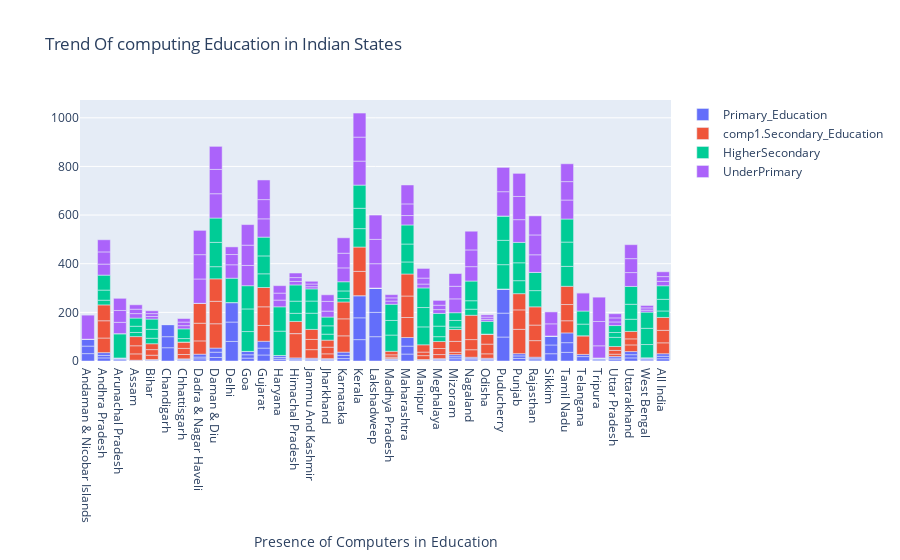

Source (notebook cell):
### Code cell
x = comp1.State_UT

trace_1 = {
    'x':x,
    'y':comp1.Primary_Only,
    'name':'Primary_Education',
    'type':'bar'
};
trace_2 = {
    'x':x,
    'y':comp1.Sec_Only,
    'name':'comp1.Secondary_Education',
    'type':'bar'
};

trace_3 = {
    'x':x,
    'y':comp1.HrSec_Only,
    'name':'HigherSecondary',
    'type':'bar',
};

trace_4 = {
    'x':x,
    'y':comp1.U_Primary_Only,
    'name':'UnderPrimary',
    'type':'bar',
};

data = [trace_1,trace_2,trace_3,trace_4]
layout = {
    'xaxis':{'title':'Presence of Computers in Education'},
    'barmode':'relative',
    'title':'Trend Of computing Education in Indian States',
}
fig = go.Figure(data = data,layout=layout)
iplot(fig)

### Figure 1 — Plotly figure (JSON) as saved in the notebook; plotly's stock layout.template omitted (floating-point values rounded to 4 significant figures)
{"data": [{"name": "Primary_Education", "type": "bar", "x": ["Andaman & Nicobar Islands", "Andaman & Nicobar Islands", "Andaman & Nicobar Islands", "Andhra Pradesh", "Andhra Pradesh", "Andhra Pradesh", "Arunachal Pradesh", "Arunachal Pradesh", "Arunachal Pradesh", "Assam", "Assam", "Assam", "Bihar", "Bihar", "Bihar", "Chandigarh", "Chandigarh", "Chandigarh", "Chhattisgarh", "Chhattisgarh", "Chhattisgarh", "Dadra & Nagar Haveli", "Dadra & Nagar Haveli", "Dadra & Nagar Haveli", "Daman & Diu", "Daman & Diu", "Daman & Diu", "Delhi", "Delhi", "Delhi", "Goa", "Goa", "Goa", "Gujarat", "Gujarat", "Gujarat", "Haryana", "Haryana", "Haryana", "Himachal Pradesh", "Himachal Pradesh", "Himachal Pradesh", "Jammu And Kashmir", "Jammu And Kashmir", "Jammu And Kashmir", "Jharkhand", "Jharkhand", "Jharkhand", "Karnataka", "Karnataka", "Karnataka", "Kerala", "Kerala", "Kerala", "Lakshadweep", "Lakshadweep", "Lakshadweep", "Madhya Pradesh", "Madhya Pradesh", "Madhya Pradesh", "Maharashtra", "Maharashtra", "Maharashtra", "Manipur", "Manipur", "Manipur", "Meghalaya", "Meghalaya", "Meghalaya", "Mizoram", "Mizoram", "Mizoram", "Nagaland", "Nagaland", "Nagaland", "Odisha", "Odisha", "Odisha", "Puducherry", "Puducherry", "Puducherry", "Punjab", "Punjab", "Punjab", "Rajasthan", "Rajasthan", "Rajasthan", "Sikkim", "Sikkim", "Sikkim", "Tamil Nadu", "Tamil Nadu", "Tamil Nadu", "Telangana", "Telangana", "Tripura", "Tripura", "Tripura", "Uttar Pradesh", "Uttar Pradesh", "Uttar Pradesh", "Uttarakhand", "Uttarakhand", "Uttarakhand", "West Bengal", "West Bengal", "West Bengal", "All India", "All India", "All India"], "y": [30.4, 30.94, 28.44, 12.73, 10.29, 11.47, 4.32, 4.06, 4.06, 1.08, 1.13, 1.18, 1.42, 2.29, 2.37, 54.55, 45.45, 50, 2.64, 3.3, 3.02, 8.84, 7.39, 11.86, 14.55, 21.67, 16.95, 80.55, 79.65, 80.18, 12.02, 13.62, 13.87, 24.74, 28.28, 28.11, 7.43, 7.47, 7.85, 3.75, 4.3, 4.71, 3.6, 3.74, 4.12, 3.1, 3.25, 3.48, 9.94, 13.2, 13.3, 87.96, 89.64, 90.95, 100, 100, 100, 3.33, 3.53, 2.9, 28.6, 32.52, 35.48, 2.13, 1.82, 2.17, 2.97, 3.23, 3.54, 9.21, 8.31, 8.52, 4.98, 4.97, 5.53, 3.91, 3.58, 3.71, 98.56, 98.25, 99.28, 10.64, 10.29, 9.23, 4.51, 5.29, 5.91, 29.92, 35.94, 36.97, 35.51, 39.86, 40.14, 18.17, 9.06, 3.59, 4.36, 4.52, 5.53, 6.43, 6.67, 12.78, 13.17, 12.86, 3.94, 4.55, 4.69, 9.25, 10.32, 10.36]}, {"name": "comp1.Secondary_Education", "type": "bar", "x": ["Andaman & Nicobar Islands", "Andaman & Nicobar Islands", "Andaman & Nicobar Islands", "Andhra Pradesh", "Andhra Pradesh", "Andhra Pradesh", "Arunachal Pradesh", "Arunachal Pradesh", "Arunachal Pradesh", "Assam", "Assam", "Assam", "Bihar", "Bihar", "Bihar", "Chandigarh", "Chandigarh", "Chandigarh", "Chhattisgarh", "Chhattisgarh", "Chhattisgarh", "Dadra & Nagar Haveli", "Dadra & Nagar Haveli", "Dadra & Nagar Haveli", "Daman & Diu", "Daman & Diu", "Daman & Diu", "Delhi", "Delhi", "Delhi", "Goa", "Goa", "Goa", "Gujarat", "Gujarat", "Gujarat", "Haryana", "Haryana", "Haryana", "Himachal Pradesh", "Himachal Pradesh", "Himachal Pradesh", "Jammu And Kashmir", "Jammu And Kashmir", "Jammu And Kashmir", "Jharkhand", "Jharkhand", "Jharkhand", "Karnataka", "Karnataka", "Karnataka", "Kerala", "Kerala", "Kerala", "Lakshadweep", "Lakshadweep", "Lakshadweep", "Madhya Pradesh", "Madhya Pradesh", "Madhya Pradesh", "Maharashtra", "Maharashtra", "Maharashtra", "Manipur", "Manipur", "Manipur", "Meghalaya", "Meghalaya", "Meghalaya", "Mizoram", "Mizoram", "Mizoram", "Nagaland", "Nagaland", "Nagaland", "Odisha", "Odisha", "Odisha", "Puducherry", "Puducherry", "Puducherry", "Punjab", "Punjab", "Punjab", "Rajasthan", "Rajasthan", "Rajasthan", "Sikkim", "Sikkim", "Sikkim", "Tamil Nadu", "Tamil Nadu", "Tamil Nadu", "Telangana", "Telangana", "Tripura", "Tripura", "Tripura", "Uttar Pradesh", "Uttar Pradesh", "Uttar Pradesh", "Uttarakhand", "Uttarakhand", "Uttarakhand", "West Bengal", "West Bengal", "West Bengal", "All India", "All India", "All India"], "y": [0, 0, 0, 60, 70.97, 65.22, 0, 0, 0, 25.89, 33.32, 37.77, 17.77, 23.02, 24.19, 0, 0, 0, 17.77, 25.11, 26.11, 54.55, 72.73, 81.82, 100, 92.31, 92.31, 0, 0, 0, 0, 0, 0, 65.19, 76.47, 79.39, 0, 0, 0, 100, 0, 50, 35.29, 41.94, 41.18, 19.67, 27.34, 28.91, 67.04, 69.92, 69.32, 0, 100, 100, 0, 0, 0, 5.88, 9.86, 14.51, 82.24, 88.43, 90.49, 15.91, 14.63, 30, 16.78, 24.78, 28.79, 9.97, 44.75, 48.94, 30.88, 41.67, 100, 18.32, 39.91, 41.13, 0, 0, 0, 100, 80, 66.67, 68, 64, 75, 0, 0, 0, 50, 66.67, 75, 76.47, 0, 0, 0, 0, 9.37, 15.5, 16.23, 27.34, 24.89, 30.64, 0, 0, 0, 44.8, 51.27, 53.05]}, {"name": "HigherSecondary", "type": "bar", "x": ["Andaman & Nicobar Islands", "Andaman & Nicobar Islands", "Andaman & Nicobar Islands", "Andhra Pradesh", "Andhra Pradesh", "Andhra Pradesh", "Arunachal Pradesh", "Arunachal Pradesh", "Arunachal Pradesh", "Assam", "Assam", "Assam", "Bihar", "Bihar", "Bihar", "Chandigarh", "Chandigarh", "Chandigarh", "Chhattisgarh", "Chhattisgarh", "Chhattisgarh", "Dadra & Nagar Haveli", "Dadra & Nagar Haveli", "Dadra & Nagar Haveli", "Daman & Diu", "Daman & Diu", "Daman & Diu", "Delhi", "Delhi", "Delhi", "Goa", "Goa", "Goa", "Gujarat", "Gujarat", "Gujarat", "Haryana", "Haryana", "Haryana", "Himachal Pradesh", "Himachal Pradesh", "Himachal Pradesh", "Jammu And Kashmir", "Jammu And Kashmir", "Jammu And Kashmir", "Jharkhand", "Jharkhand", "Jharkhand", "Karnataka", "Karnataka", "Karnataka", "Kerala", "Kerala", "Kerala", "Lakshadweep", "Lakshadweep", "Lakshadweep", "Madhya Pradesh", "Madhya Pradesh", "Madhya Pradesh", "Maharashtra", "Maharashtra", "Maharashtra", "Manipur", "Manipur", "Manipur", "Meghalaya", "Meghalaya", "Meghalaya", "Mizoram", "Mizoram", "Mizoram", "Nagaland", "Nagaland", "Nagaland", "Odisha", "Odisha", "Odisha", "Puducherry", "Puducherry", "Puducherry", "Punjab", "Punjab", "Punjab", "Rajasthan", "Rajasthan", "Rajasthan", "Sikkim", "Sikkim", "Sikkim", "Tamil Nadu", "Tamil Nadu", "Tamil Nadu", "Telangana", "Telangana", "Tripura", "Tripura", "Tripura", "Uttar Pradesh", "Uttar Pradesh", "Uttar Pradesh", "Uttarakhand", "Uttarakhand", "Uttarakhand", "West Bengal", "West Bengal", "West Bengal", "All India", "All India", "All India"], "y": [0, 0, 0, 19.32, 41.6, 61.43, 100, 0, 0, 16.93, 25.69, 33.62, 22.5, 36.74, 42.08, 0, 0, 0, 0, 14.29, 40, 0, 0, 0, 50, 100, 100, 0, 0, 100, 81.58, 92.94, 95.56, 56.36, 73.54, 77.22, 0, 100, 100, 33.33, 50, 66.67, 66.67, 50, 50, 24.58, 34.38, 36.02, 13.97, 31.38, 37.82, 75.68, 83.64, 95.38, 0, 0, 0, 66.67, 60, 66.67, 49.47, 73.75, 78.35, 73.58, 79.63, 80.6, 20, 43.3, 52.27, 9.73, 27.27, 31.88, 25, 34.78, 80.95, 0, 0, 52.61, 100, 100, 100, 53.42, 73.53, 83.92, 66.67, 75, 0, 0, 0, 0, 81.82, 100, 94.74, 48.03, 53.67, 0, 0, 0, 37.5, 20, 28.57, 50, 61.54, 73.33, 54.55, 66.67, 66.67, 26.65, 47.96, 55.72]}, {"name": "UnderPrimary", "type": "bar", "x": ["Andaman & Nicobar Islands", "Andaman & Nicobar Islands", "Andaman & Nicobar Islands", "Andhra Pradesh", "Andhra Pradesh", "Andhra Pradesh", "Arunachal Pradesh", "Arunachal Pradesh", "Arunachal Pradesh", "Assam", "Assam", "Assam", "Bihar", "Bihar", "Bihar", "Chandigarh", "Chandigarh", "Chandigarh", "Chhattisgarh", "Chhattisgarh", "Chhattisgarh", "Dadra & Nagar Haveli", "Dadra & Nagar Haveli", "Dadra & Nagar Haveli", "Daman & Diu", "Daman & Diu", "Daman & Diu", "Delhi", "Delhi", "Delhi", "Goa", "Goa", "Goa", "Gujarat", "Gujarat", "Gujarat", "Haryana", "Haryana", "Haryana", "Himachal Pradesh", "Himachal Pradesh", "Himachal Pradesh", "Jammu And Kashmir", "Jammu And Kashmir", "Jammu And Kashmir", "Jharkhand", "Jharkhand", "Jharkhand", "Karnataka", "Karnataka", "Karnataka", "Kerala", "Kerala", "Kerala", "Lakshadweep", "Lakshadweep", "Lakshadweep", "Madhya Pradesh", "Madhya Pradesh", "Madhya Pradesh", "Maharashtra", "Maharashtra", "Maharashtra", "Manipur", "Manipur", "Manipur", "Meghalaya", "Meghalaya", "Meghalaya", "Mizoram", "Mizoram", "Mizoram", "Nagaland", "Nagaland", "Nagaland", "Odisha", "Odisha", "Odisha", "Puducherry", "Puducherry", "Puducherry", "Punjab", "Punjab", "Punjab", "Rajasthan", "Rajasthan", "Rajasthan", "Sikkim", "Sikkim", "Sikkim", "Tamil Nadu", "Tamil Nadu", "Tamil Nadu", "Telangana", "Telangana", "Tripura", "Tripura", "Tripura", "Uttar Pradesh", "Uttar Pradesh", "Uttar Pradesh", "Uttarakhand", "Uttarakhand", "Uttarakhand", "West Bengal", "West Bengal", "West Bengal", "All India", "All India", "All India"], "y": [0, 100, 0, 45.45, 50, 50, 46.51, 48.78, 50, 18.29, 18.1, 18.09, 10.79, 11.65, 11.64, 0, 0, 0, 13.04, 14.7, 14.72, 100, 100, 100, 100, 100, 94.74, 55.26, 42.11, 31.43, 83.33, 83.33, 84.62, 75.23, 79.08, 80.74, 27.69, 28.75, 30.58, 14.38, 15.85, 18.71, 8.82, 11.19, 11.28, 24.39, 40, 27.07, 56.96, 60.24, 63.52, 98.66, 98.63, 98.93, 100, 100, 100, 13.04, 13.15, 13.33, 38.75, 47.75, 77.89, 15.87, 24.59, 39.68, 15.63, 18.12, 19.8, 56.86, 51.83, 52.41, 59.09, 68.83, 76.92, 8.24, 9.19, 9.28, 0, 100, 100, 93.48, 95.36, 94.97, 72.31, 81.57, 78.51, 50, 50, 0, 78.13, 75.65, 73.39, 75, 0, 50, 100, 100, 14.75, 16.64, 17.15, 57.03, 57.34, 57.33, 7.93, 9.32, 9.97, 18.22, 19.4, 19.78]}], "layout": {"barmode": "relative", "title": {"text": "Trend Of computing Education in Indian States"}, "xaxis": {"title": {"text": "Presence of Computers in Education"}}}}
